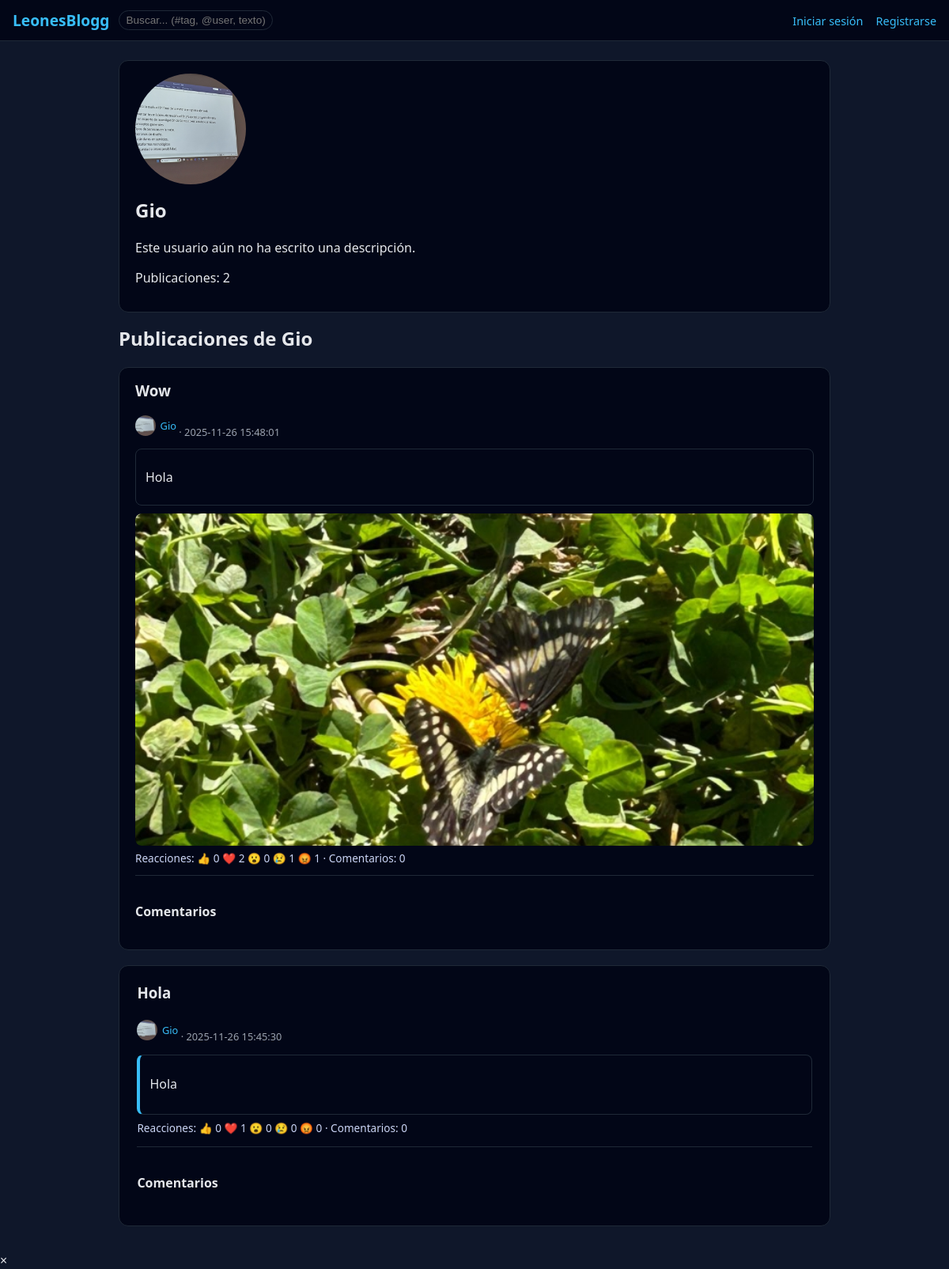
/profile/Gio, run on the app's committed database.
### tables this page shows
CREATE TABLE users (
            id INTEGER PRIMARY KEY AUTOINCREMENT,
            username TEXT UNIQUE NOT NULL,
            password_hash TEXT NOT NULL,
            role TEXT DEFAULT 'user',
            profile_image TEXT,
            bio TEXT DEFAULT '',
            link TEXT DEFAULT '',
            restricted_until TEXT,
            created_at TEXT DEFAULT CURRENT_TIMESTAMP
        );

CREATE TABLE posts (
            id INTEGER PRIMARY KEY AUTOINCREMENT,
            user_id INTEGER NOT NULL,
            title TEXT NOT NULL,
            content TEXT NOT NULL,
            image_filename TEXT,
            created_at TEXT DEFAULT CURRENT_TIMESTAMP
        );

### primary_server.py (the view, shortened to what this page needs)
@app.route("/profile/<username>")
def profile(username):
    cur = conn.cursor()
    cur.execute("SELECT * FROM users WHERE username = ?", (username,))
    user_row = cur.fetchone()
    if not user_row:
        return "Usuario no encontrado", 404
    profile_user = dict(user_row)
    cur.execute("""
        SELECT p.id, p.title, p.content, p.image_filename, p.created_at,
               u.username, u.profile_image AS user_profile_image
        FROM posts p
        JOIN users u ON p.user_id = u.id
        WHERE p.user_id = ?
        ORDER BY p.created_at DESC
    """, (profile_user["id"],))
    posts = [dict(row) for row in cur.fetchall()]
    for p in posts:
        cur.execute(
            "SELECT reaction_type, COUNT(*) AS c FROM reactions WHERE post_id = ? GROUP BY reaction_type",
            (p["id"],)
        )
        p["reactions_by_type"] = {r["reaction_type"]: r["c"] for r in cur.fetchall()}
        cur.execute(
            "SELECT c.id, c.content, c.created_at, c.parent_comment_id, "
            "u.username, u.profile_image AS user_profile_image "
            "FROM comments c "
            "JOIN users u ON c.user_id = u.id "
            "WHERE c.post_id = ? "
            "ORDER BY c.created_at ASC",
            (p["id"],)
        )
        p["comments"] = [dict(row) for row in cur.fetchall()]
    saved_posts = []
    user = current_user()
    return render_template(
        "profile.html",
        profile_user=profile_user,
        posts=posts,
        saved_posts=saved_posts,
        user=user,
        admin_allowed=is_admin_allowed(),
        restricted=is_restricted(user)
    )

### primary_server.py (called while the page is built, shortened)
def current_user():
    if "user_id" not in session:
        return None
    cur = conn.cursor()
    cur.execute("SELECT * FROM users WHERE id = ?", (session["user_id"],))
    row = cur.fetchone()
    return dict(row) if row else None

def is_admin_allowed():
    user = current_user()
    if not user or user.get("role") != "admin":
        return False
    client_ip = request.remote_addr
    return client_ip in ADMIN_IPS

def is_restricted(user):
    if not user:
        return False

def linkify_mentions(text):
    if not text:
        return ""
    def _repl(match):
        username = match.group(1)
        url = url_for("profile", username=username)
        return f'@<a href="{escape(url)}">{escape(username)}</a>'
    escaped = escape(text)
    pattern = re.compile(r"@(\w+)")
    result = pattern.sub(lambda m: Markup(_repl(m)), escaped)
    return Markup(result)

@app.context_processor
def inject_globals():
    user = current_user()
    notif_count = 0
    return {
        "notifications_count": notif_count,
        "DEFAULT_AVATAR_URL": DEFAULT_AVATAR_URL
    }

### templates/profile.html (shortened to what this page needs)
{% extends "base.html" %}
{% block content %}
<section class="card profile-header">
    <div class="profile-header-main">
        <img
            src="{% if profile_user.profile_image %}{{ url_for('static', filename='avatars/' ~ profile_user.profile_image) }}{% else %}{{ DEFAULT_AVATAR_URL }}{% endif %}"
            alt="Avatar de {{ profile_user.username }}"
            class="profile-avatar">
        <div class="profile-info">
            <h1 class="profile-username">{{ profile_user.username }}</h1>
            <p class="profile-bio">
                {% if profile_user.bio %}
                    {{ profile_user.bio }}
                {% else %}
                    <span class="profile-bio-empty">Este usuario aún no ha escrito una descripción.</span>
                {% endif %}
            </p>
            <p class="profile-stats">
                Publicaciones: {{ posts|length }}
            </p>
        </div>
    </div>
</section>
<section class="profile-posts">
    <h2>Publicaciones de {{ profile_user.username }}</h2>
    {% if posts %}
        {% for post in posts %}
            <article class="post card post-fixed{% if not post.image_filename %} text-only-card{% endif %}"
                     data-post-id="{{ post.id }}">
                <header class="post-header">
                    <h3>{{ post.title or 'Publicación' }}</h3>
                    <p class="meta">
                        <span class="user-inline">
                            <img
                                src="{% if post.user_profile_image %}{{ url_for('static', filename='avatars/' ~ post.user_profile_image) }}{% else %}{{ DEFAULT_AVATAR_URL }}{% endif %}"
                                alt="Avatar de {{ post.username }}"
                                class="avatar-inline">
                            <a href="{{ url_for('profile', username=post.username) }}">{{ post.username }}</a>
                        </span>
                        · {{ post.created_at }}
                    </p>
                </header>
                <div class="post-text-body">
                    <p>{{ post.content|linkify_mentions }}</p>
                </div>
                {% if post.image_filename %}
                    {% set media_list = post.image_filename.split('||') %}
                    <div class="post-media-wrapper"
                         data-media-count="{{ media_list|length }}">
                        <div class="post-carousel-inner">
                            {% for fname in media_list %}
                                {% set ext = fname.rsplit('.', 1)[1]|lower %}
                                {% if ext in ['jpg','jpeg','png','gif','webp'] %}
                                    <img src="{{ url_for('static', filename='uploads/' ~ fname) }}"
                                         alt="Imagen del post"
                                         class="post-media post-image media-clickable{% if not loop.first %} hidden{% endif %}"
                                         data-media-index="{{ loop.index0 }}"
                                         data-full-url="{{ url_for('static', filename='uploads/' ~ fname) }}">
                                {% endif %}
                            {% endfor %}
                        </div>
                    </div>
                {% endif %}
                <div class="reactions-summary">
                    Reacciones:
                    👍 <span id="react-like-{{ post.id }}">{{ post.reactions_by_type.get('like', 0) }}</span>
                    ❤️ <span id="react-love-{{ post.id }}">{{ post.reactions_by_type.get('love', 0) }}</span>
                    😮 <span id="react-wow-{{ post.id }}">{{ post.reactions_by_type.get('wow', 0) }}</span>
                    😢 <span id="react-sad-{{ post.id }}">{{ post.reactions_by_type.get('sad', 0) }}</span>
                    😡 <span id="react-angry-{{ post.id }}">{{ post.reactions_by_type.get('angry', 0) }}</span>
                    · Comentarios:
                    <span id="comments-count-{{ post.id }}">{{ post.comments|length }}</span>
                </div>
                <section class="comments">
                    <h4>Comentarios</h4>
                        {% set all_comments = post.comments %}
                </section>
            </article>
        {% endfor %}
    {% else %}
        <div class="card">
            <p>Este usuario aún no tiene publicaciones.</p>
        </div>
    {% endif %}
</section>
{% endblock %}

### static/styles.css (style rules this page uses)
body { margin: 0; font-family: system-ui, -apple-system, BlinkMacSystemFont, "Segoe UI", sans-serif; background: #0f172a; color: #e5e7eb; }
a { color: #38bdf8; text-decoration: none; }
.card { background: #020617; border-radius: 0.75rem; padding: 1rem 1.25rem; margin-bottom: 1rem; border: 1px solid #1f2937; }
h1, h2, h3 { margin-top: 0; color: #e5e7eb; }
.meta { font-size: 0.8rem; color: #9ca3af; }
.post-image { max-width: 100%; border-radius: 0.5rem; display: block; }
.reactions-summary { font-size: 0.85rem; color: #cbd5f5; margin-top: 0.4rem; }
.comments { margin-top: 0.75rem; border-top: 1px solid #1f2937; padding-top: 0.75rem; }
.user-inline { display: inline-flex; align-items: center; gap: 0.35rem; }
.avatar-inline { width: 26px; height: 26px; border-radius: 50%; object-fit: cover; flex-shrink: 0; vertical-align: middle; }
img { max-width: 100%; height: auto; display: block; }
.profile-avatar { width: 140px; height: 140px; border-radius: 50%; object-fit: cover; display: block; margin-bottom: 1rem; }
.text-only-card { max-width: 650px; margin: 0 auto 1rem auto; padding: 1.2rem 1.4rem; line-height: 1.6; }
.post-media-wrapper { margin-top: 0.5rem; }
.post-fixed { max-width: 900px; margin: 0 auto 1.2rem; }
.post-text-body { margin-top: 0.4rem; padding: 0.5rem 0.75rem; border-radius: 0.5rem; background: #020617; border: 1px solid #1f2937; }
.post-media-wrapper { margin-top: 0.6rem; border-radius: 0.5rem; overflow: hidden; max-height: 420px; background: #020617; }
.post-media { width: 100%; max-height: 420px; object-fit: cover; display: block; }
.text-only-card .post-text-body { border-left: 4px solid #38bdf8; }

### data on the page
users: profile_image (picture), username "Gio"
posts: title "Wow", profile_image (picture), username "Gio", created_at "2025-11-26 15:48:01", content|linkify_mentions "Hola", image_filename (picture), reactions_by_type.get "0", reactions_by_type.get "2", reactions_by_type.get "1", comments|length "0"
posts: title "Hola", profile_image (picture), username "Gio", created_at "2025-11-26 15:45:30", content|linkify_mentions "Hola", reactions_by_type.get "0", reactions_by_type.get "1", comments|length "0"

### other printed values
{{ posts|length }} "2"
